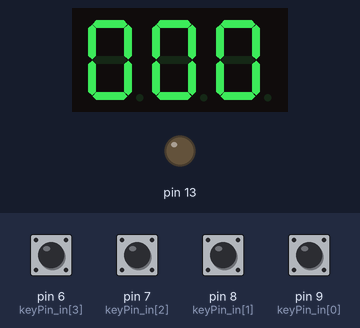
Bench run of a sketch on a simulated Arduino Uno, built with avr-gcc and run on an emulated ATmega328P. Parts: 3-digit seven-segment display, output pins drawn as LEDs (lit = HIGH). Wiring (inferred from the names in the program): BCD to 7-segment decoder: data pin 5, pin 4, pin 3, pin 2; 3-digit 7-segment display, segments lit when HIGH: segments Q0, Q1, Q2, Q3, Q4, Q5, Q6; digit selects pin 12, pin 11, pin 10. Dashed ring = blinking. The test bench sets the inputs (shaded band); at power-on: pin 6 (keyPin_in[3]), pin 7 (keyPin_in[2]), pin 8 (keyPin_in[1]), pin 9 (keyPin_in[0]) HIGH. The segment pins are drawn as the display they are named for; pins used as bus, display or sensor lines are not drawn.

Above: at 1.2 s.
1.3 s: pin 9 (keyPin_in[0]) pulled LOW for 1 s
At 3.4 s:
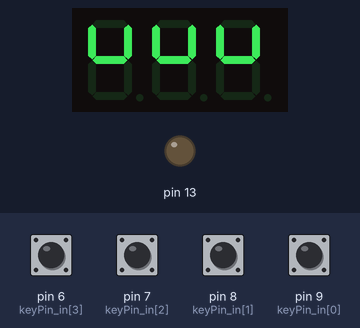
3.8 s: pin 8 (keyPin_in[1]) pulled LOW for 0.15 s
At 4.7 s:
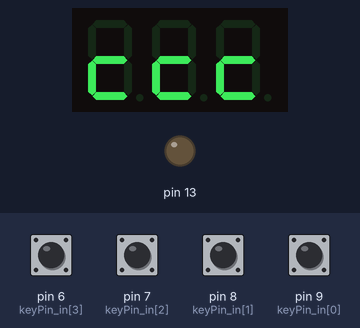
5.5 s: pin 7 (keyPin_in[2]) pulled LOW for 1 s
At 6.06 s:
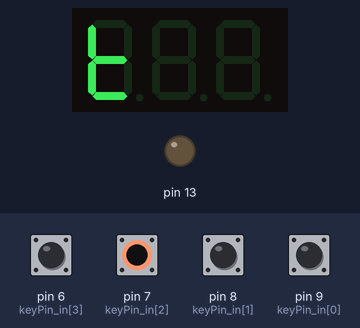
8.0 s: pin 6 (keyPin_in[3]) pulled LOW for 1 s
At 9.6 s:
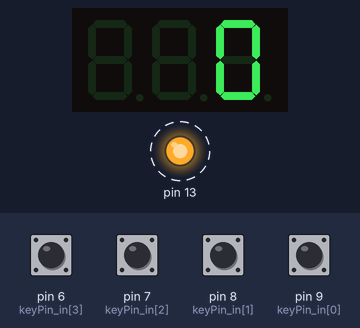
11.7 s: pin 7 (keyPin_in[2]) pulled LOW for 1 s
At 13.7 s:
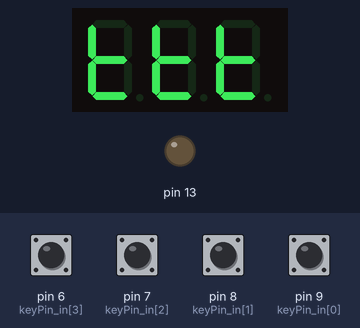
14.2 s: pin 8 (keyPin_in[1]) pulled LOW for 1 s
At 14.36 s:
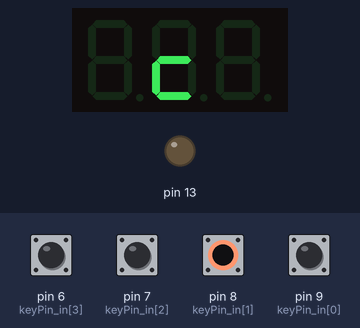
Timing chart, 0 to 17.2 s (numbered marks = the images above; inputs shaded):
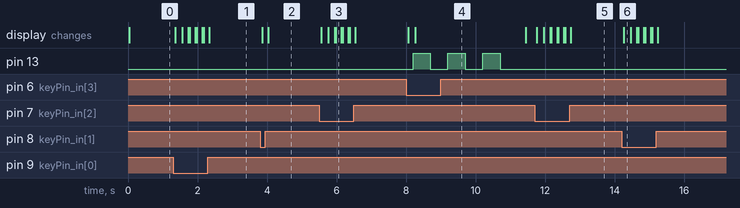

Measured:
- after the input at 1.3 s, the display: first changes after 0.06 s (image 1 shows a later state)
- after the input at 3.8 s, the display: first changes after 0.06 s (image 2 shows a later state)
- after the input at 5.5 s, the display: first changes after 0.06 s (image 3 shows a later state)
- after the input at 8.0 s, pin 13: alternates HIGH for 0.50 s and LOW for 0.50 s, starting after 0.20 s; the display: first changes after 0.06 s (image 4 shows a later state)
- after the input at 11.7 s, the display: first changes after 0.06 s (image 5 shows a later state)
- after the input at 14.2 s, the display: changes after 0.06 s (image 6)

The sketch:

keypad_3x4.ino
```cpp
int keyPin_in[4] = {9,8,7,6};    //rows
int keyPin_out[3] = {12,11,10};  //columns
int bcdPin[4] = {5,4,3,2};       //bcd output
byte seq[10][4] = {
{0,0,0,0},
{0,0,0,1},
{0,0,1,0},
{0,0,1,1},
{0,1,0,0},
{0,1,0,1},
{0,1,1,0},
{0,1,1,1},
{1,0,0,0},
{1,0,0,1},
};

void setup(){
  pinMode(13, OUTPUT);
  for(int i = 0; i < 4; i++){
    pinMode(keyPin_in[i], INPUT);
  }
  for(int i = 0; i < 3; i++){
    pinMode(keyPin_out[i], OUTPUT);
  }
  for(int i = 0; i < 4; i++){
    pinMode(bcdPin[i], OUTPUT);
  }
}

void loop()
{
  for(int i = 0; i < 3; i++){
    reset();
    digitalWrite(keyPin_out[i], LOW);

    if(digitalRead(keyPin_out[0]) == LOW && digitalRead(keyPin_in[0]) == LOW){
        display(1);
        delay(200);  //debounce
      }

    if(digitalRead(keyPin_out[0]) == LOW && digitalRead(keyPin_in[1]) == LOW){
        display(4);
        delay(200);  //debounce
      }

    if(digitalRead(keyPin_out[0]) == LOW && digitalRead(keyPin_in[2]) == LOW){
        display(7);
        delay(200);  //debounce
      }

    if(digitalRead(keyPin_out[0]) == LOW && digitalRead(keyPin_in[3]) == LOW){
        start();
        delay(200);  //debounce
      }

    /*********/

    if(digitalRead(keyPin_out[1]) == LOW && digitalRead(keyPin_in[0]) == LOW){
        display(2);
        delay(200);  //debounce
      }

    if(digitalRead(keyPin_out[1]) == LOW && digitalRead(keyPin_in[1]) == LOW){
        display(5);
        delay(200);  //debounce
      }

    if(digitalRead(keyPin_out[1]) == LOW && digitalRead(keyPin_in[2]) == LOW){
        display(8);
        delay(200);  //debounce
      }

    if(digitalRead(keyPin_out[1]) == LOW && digitalRead(keyPin_in[3]) == LOW){
        display(0);
        delay(200);  //debounce
      }

          /*********/

    if(digitalRead(keyPin_out[2]) == LOW && digitalRead(keyPin_in[0]) == LOW){
        display(3);
        delay(200);  //debounce
      }

    if(digitalRead(keyPin_out[2]) == LOW && digitalRead(keyPin_in[1]) == LOW){
        display(6);
        delay(200);  //debounce
      }

    if(digitalRead(keyPin_out[2]) == LOW && digitalRead(keyPin_in[2]) == LOW){
        display(9);
        delay(200);  //debounce
      }

    if(digitalRead(keyPin_out[2]) == LOW && digitalRead(keyPin_in[3]) == LOW){
        start();
        delay(200);  //debounce
      }
  }
}

void reset(){
   for(int j = 0; j < 3; j++){
     digitalWrite(keyPin_out[j], HIGH);
   }
}

void display(int number){
  for(int i = 0; i < 4; i++){
    digitalWrite(bcdPin[i], seq[number][i]);
  }
}

void start(){
  for(int i = 0; i < 3; i++){
    digitalWrite(13, HIGH);
    delay(500);
    digitalWrite(13, LOW);
    delay(500);
  }
}
```
